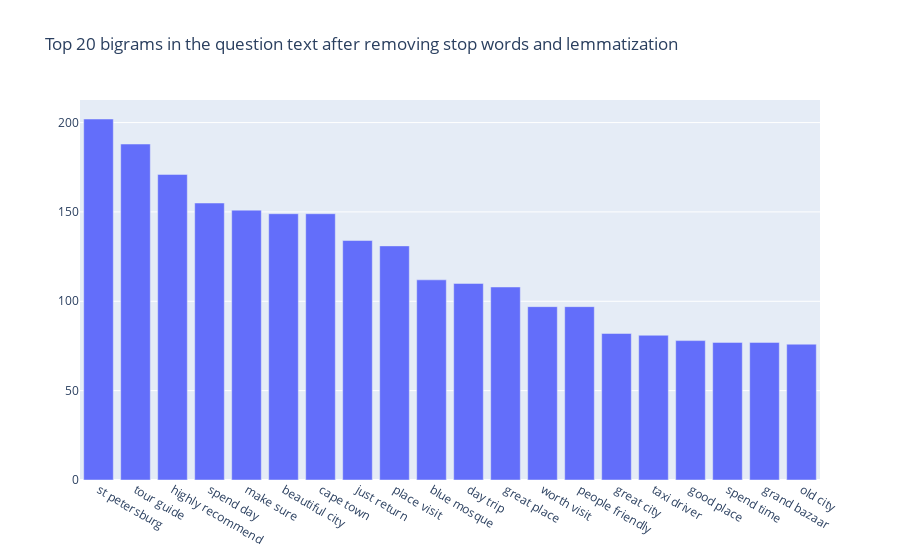

This figure's notebook cell:
### Code cell
def get_top_n_bigram(corpus, n=None):
    vec = CountVectorizer(ngram_range=(2, 2), stop_words='english').fit(corpus)
    bag_of_words = vec.transform(corpus)
    sum_words = bag_of_words.sum(axis=0) 
    words_freq = [(word, sum_words[0, idx]) for word, idx in vec.vocabulary_.items()]
    words_freq =sorted(words_freq, key = lambda x: x[1], reverse=True)
    return words_freq[:n]
common_words = get_top_n_bigram(df_clean['question_lemmatize_clean'], 20)
df3 = pd.DataFrame(common_words, columns = ['bigram' , 'count'])

fig = go.Figure([go.Bar(x=df3['bigram'], y=df3['count'])])
fig.update_layout(title=go.layout.Title(text="Top 20 bigrams in the question text after removing stop words and lemmatization"))
fig.show()

### Figure 1 — Plotly figure (JSON) as saved in the notebook; plotly's stock layout.template omitted (floating-point values rounded to 4 significant figures)
{"data": [{"type": "bar", "x": ["st petersburg", "tour guide", "highly recommend", "spend day", "make sure", "beautiful city", "cape town", "just return", "place visit", "blue mosque", "day trip", "great place", "worth visit", "people friendly", "great city", "taxi driver", "good place", "spend time", "grand bazaar", "old city"], "y": [202, 188, 171, 155, 151, 149, 149, 134, 131, 112, 110, 108, 97, 97, 82, 81, 78, 77, 77, 76]}], "layout": {"title": {"text": "Top 20 bigrams in the question text after removing stop words and lemmatization"}}}
